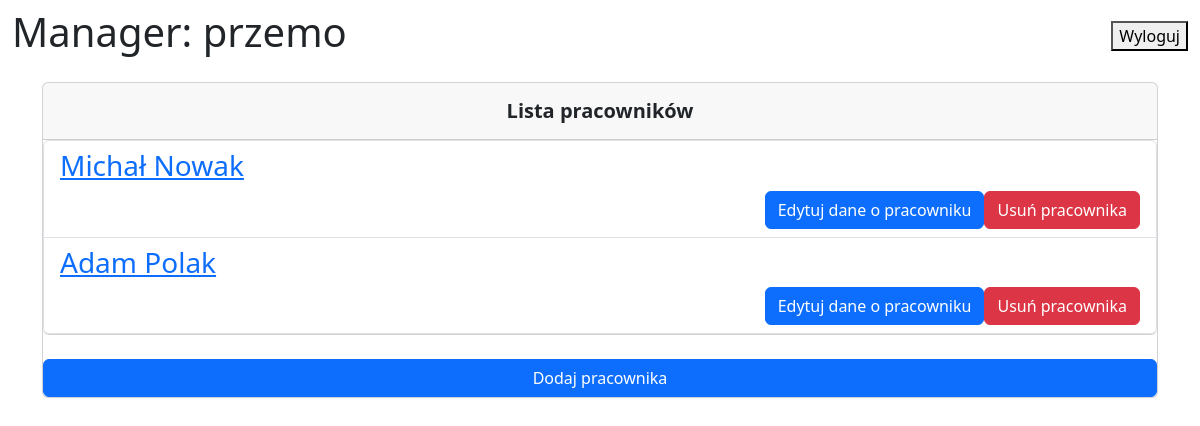
Before: / (signed in) with the older database file.
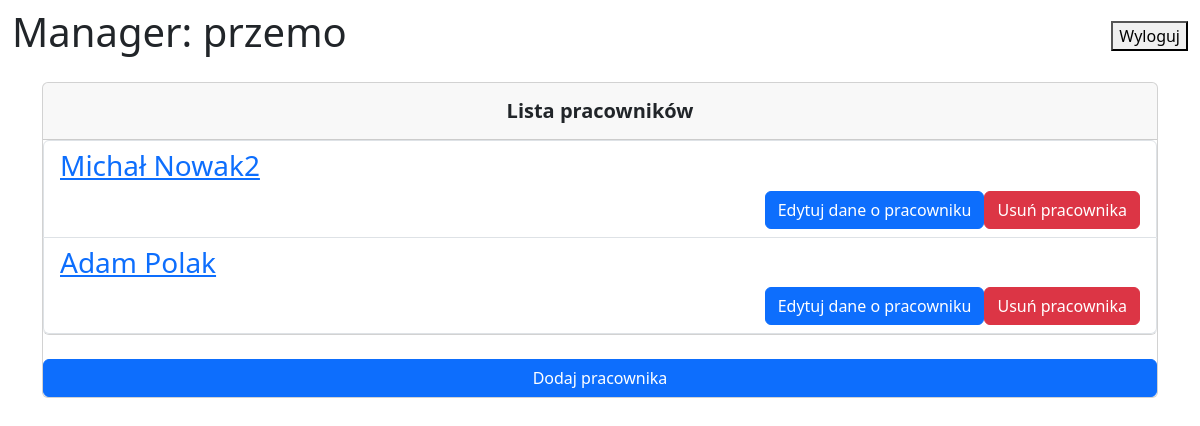
After: the same page with the newer database file.
### phpbyprzemo/models.py (models this page shows, shortened)
class Person(models.Model):
    user = models.ForeignKey(User, on_delete=models.CASCADE, null=True)
    name = models.CharField(max_length=200, null=True)

### phpbyprzemo/views.py (the view)
# urls.py: path('', PersonList.as_view(), name='personlist'),
class PersonList(LoginRequiredMixin,View):
    def get(self,request):
        account = User.objects.get(username=request.user)
        context = {'person_list':account}
        return render(request,'phpbyprzemo/home.html',context)

### phpbyprzemo/templates/phpbyprzemo/home.html (shortened to what this page needs)
<!DOCTYPE html>
<html lang="en">
<head>
    {% load bootstrap5 %}
  {% bootstrap_css %}
</head>
<header>
  <nav id="main-navbar" class="navbar navbar-expand-lg navbar-light bg-white fixed-top">
    <div class="container-fluid">
        {% if request.user.is_authenticated %}
		    <h1>Manager: {{ request.user }}</h1>
		{% else %}
			<a href="{% url 'login' %}">Login</a>
		{% endif %}
      <ul class="navbar-nav ms-auto d-flex flex-row">
          <button onclick="window.location.href='/logout'"> Wyloguj</button>
      </ul>
    </div>
  </nav>
</header>
<main style="margin-top: 58px">
  <div class="container pt-4">
    <section class="mb-4">
      <div class="card">
        <div class="card-header text-center py-3">
          <h5 class="mb-0 text-center">
            <strong>Lista pracowników</strong>
          </h5>
        </div>
          <ul class="list-group" style="">
	        {% for person in person_list.person_set.all %}
                <li class="list-group-item">
                <h3 class="listItem" style="float: center;"><a href="{% url 'persondetail' person.id %}">{{ person.name }}</a></h3>
                <button type="button" onclick="window.location.href='/person-delete/pk={{ person.id }}' " class="btn btn-danger"  style="float: right;">Usuń pracownika</button><button type="button" onclick="window.location.href='{% url 'personupdate' person.id %}'" class="btn btn-primary" style="float: right;">Edytuj dane o pracowniku</button></li>
              {% endfor %}
          </ul>
          <br>
          <button type="button" class="btn btn-primary" onclick="window.location.href='/person-create'" style="float: none; text-align: center; position: static; display: inline-block; top: auto; left: auto; width: 100%;">Dodaj pracownika</button>
      </div>
    </section>
  </div>
</main>
</html>

Changed rows visible on the page:
changed Person: name "Michał Nowak" → "Michał Nowak2"
